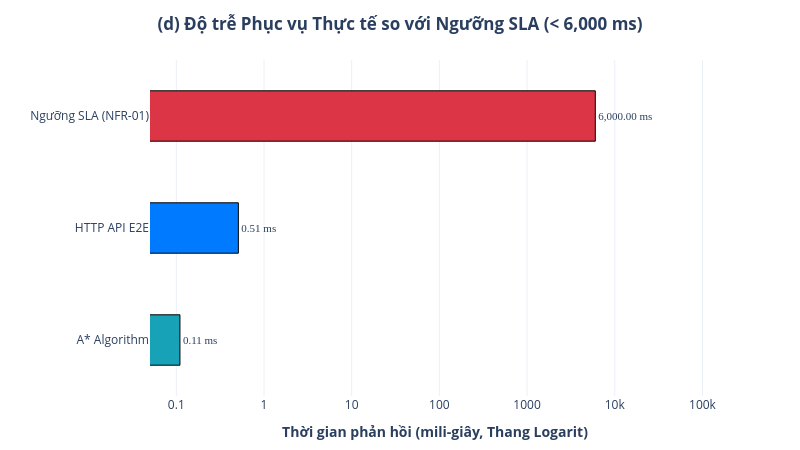

Notebook code cell kept with this figure:
### Code cell
# %% Cell 4: Biểu đồ (d) - Độ trễ Phục vụ so với Chuẩn SLA (Plotly - Đã sửa lỗi mất nhãn)
import plotly.graph_objects as go

stages = ["A* Algorithm", "HTTP API E2E", "Ngưỡng SLA (NFR-01)"]
latencies = [0.11, 0.51, 6000.0]
colors_lat = ["#17a2b8", "#007bff", "#dc3545"]
formatted_labels = [f"{v:,.2f} ms" for v in latencies]

fig4 = go.Figure(
    data=[
        go.Bar(
            y=stages,
            x=latencies,
            orientation="h",
            marker_color=colors_lat,
            marker_line=dict(color="black", width=1),
            text=formatted_labels,
            textposition="outside",
            cliponaxis=False,                      # Không cắt nhãn khi chạm mép trục
            textfont=dict(size=11, family="Arial Black"),
            width=0.45,
            hovertemplate="<b>%{y}</b><br>Thời gian: %{x:,.2f} ms<extra></extra>"
        )
    ]
)

fig4.update_layout(
    title=dict(text="<b>(d) Độ trễ Phục vụ Thực tế so với Ngưỡng SLA (< 6,000 ms)</b>", x=0.5),
    xaxis=dict(
        title="<b>Thời gian phản hồi (mili-giây, Thang Logarit)</b>",
        type="log",
        range=[-1.3, 5.2]                         # Mở rộng trần logarit để đủ chỗ cho nhãn dài
    ),
    margin=dict(r=80, l=150, t=60, b=50),         # Tăng lề phải (r=80) để nhãn không tràn viền
    template="plotly_white",
    width=800,
    height=450
)

fig4.show()

### Figure 1 — Plotly figure (JSON) as saved in the notebook; plotly's stock layout.template omitted (floating-point values rounded to 4 significant figures)
{"data": [{"cliponaxis": false, "hovertemplate": "<b>%{y}</b><br>Thời gian: %{x:,.2f} ms<extra></extra>", "marker": {"color": ["#17a2b8", "#007bff", "#dc3545"], "line": {"color": "black", "width": 1}}, "orientation": "h", "text": ["0.11 ms", "0.51 ms", "6,000.00 ms"], "textfont": {"family": "Arial Black", "size": 11}, "textposition": "outside", "type": "bar", "width": 0.45, "x": [0.11, 0.51, 6000], "y": ["A* Algorithm", "HTTP API E2E", "Ngưỡng SLA (NFR-01)"]}], "layout": {"height": 450, "margin": {"b": 50, "l": 150, "r": 80, "t": 60}, "title": {"text": "<b>(d) Độ trễ Phục vụ Thực tế so với Ngưỡng SLA (< 6,000 ms)</b>", "x": 0.5}, "width": 800, "xaxis": {"range": [-1.3, 5.2], "title": {"text": "<b>Thời gian phản hồi (mili-giây, Thang Logarit)</b>"}, "type": "log"}}}
